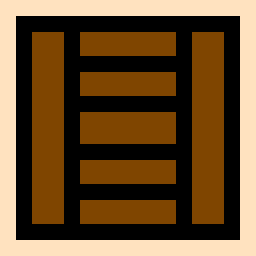
#> input picture gym-sokoban/gym_sokoban/game/images/box.png, 32 x 32 px (shown 8 times larger); the run also reads 1 picture not shown here
$ python rendering.py
#> lines starting #> are read from the running program, lines starting #| are printed output that depends on the picture
import imageio
import numpy as np

from gym_sokoban.game.game_constants import *

box = imageio.imread(BOX_IMG)
#> box is the input picture: shape (32, 32, 3); mean R, G, B 107.4, 78.8, 44.8
goal = imageio.imread(GOAL_IMG)
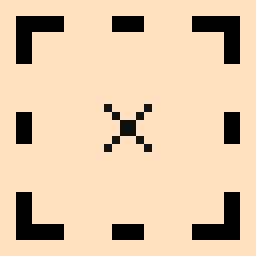
#> input picture gym-sokoban/gym_sokoban/game/images/dock.png, 32 x 32 px (shown 8 times larger)
#> goal is the input picture: shape (32, 32, 3); mean R, G, B 224.3, 198.8, 168.1
box_on_goal = imageio.imread(BOX_ON_GOAL_IMG)
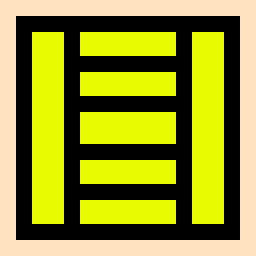
#> input picture gym-sokoban/gym_sokoban/game/images/box_docked.png, 32 x 32 px (shown 8 times larger)
#> box_on_goal is the input picture: shape (32, 32, 3); mean R, G, B 146.8, 147.1, 44.8
floor = imageio.imread(FLOOR_IMG)
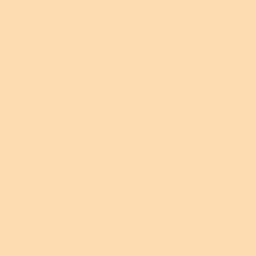
#> input picture gym-sokoban/gym_sokoban/game/images/floor.png, 32 x 32 px (shown 8 times larger)
#> floor is the input picture: shape (32, 32, 4); mean R, G, B, A 254, 220, 178, 255
wall = imageio.imread(WALL_IMG)
player = imageio.imread(PLAYER_IMG)
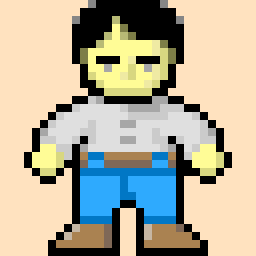
#> input picture gym-sokoban/gym_sokoban/game/images/player.png, 32 x 32 px (shown 8 times larger)
#> player is the input picture: shape (32, 32, 3); mean R, G, B 180.3, 174, 153.5

mapping = {
    'box': box,
    'goal': goal,
    'box_on_goal': box_on_goal,
    'floor': floor,
    'wall': wall,
    'player': player,
}


# [89 lines left out: functions update_level, get_symbol, read_level, get_positions_of_symbol, create_img, not called in this run]


def im_show(viewer, level):
    img = create_img(level)
    viewer.imshow(img)


def print_level(level):
    [print(x) for x in level]
